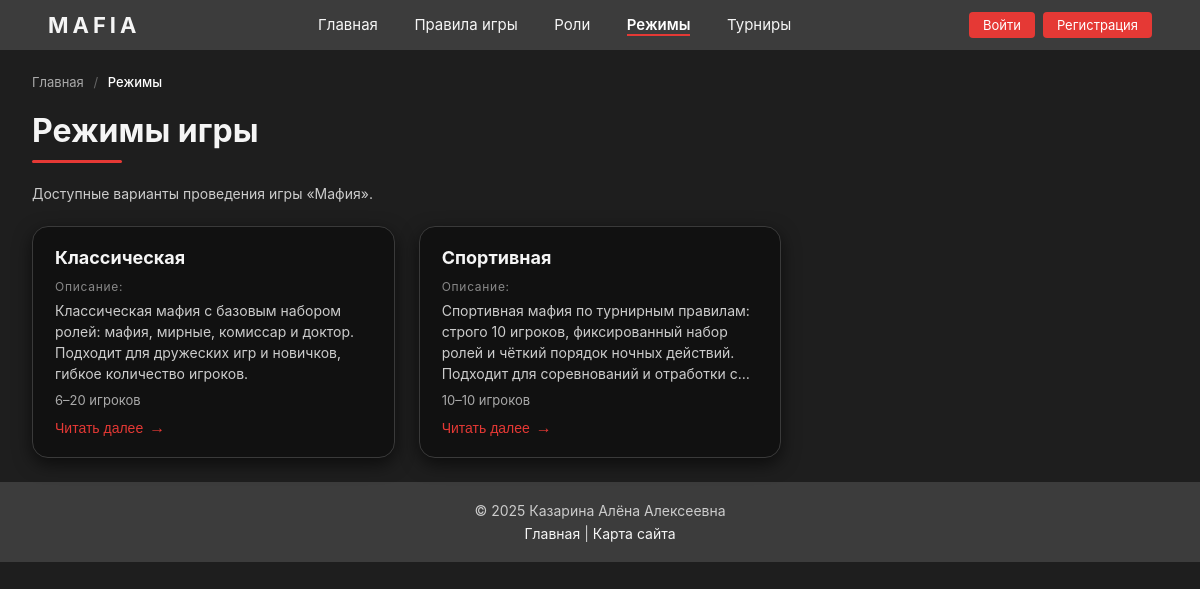
The app's page /modes/ with its own data.
### game/models.py (models this page shows, shortened)
class Mode(models.Model):
    name = models.CharField("Название режима", max_length=100)
    description = models.TextField("Описание", blank=True)
    min_players = models.PositiveIntegerField("Минимум игроков")
    max_players = models.PositiveIntegerField("Максимум игроков")
    class Meta:
        verbose_name = "Режим игры"
        verbose_name_plural = "Режимы игры"
        ordering = ["id"]

### game/views.py (the view)
# urls.py: path('modes/', views.modes, name='modes'),
def modes(request):
    modes_qs = Mode.objects.all().order_by("min_players")
    return render(request, "game/modes.html", {"modes": modes_qs})

### game/templates/game/modes.html (shortened to what this page needs)
{% extends 'game/base.html' %}
{% block breadcrumbs %}
<nav class="breadcrumbs">
    <a href="{% url 'game:index' %}" class="crumb">Главная</a>
    <span class="crumb-sep">/</span>
    <span class="crumb crumb-active">Режимы</span>
</nav>
{% endblock %}
{% block content %}
  <h1 class="page-title">Режимы игры</h1>
  <p class="page-subtitle">
      Доступные варианты проведения игры «Мафия».
  </p>
  <div class="mode-grid">
    {% for mode in modes %}
      <article class="mode-card" data-mode-card>
        <h2 class="mode-card-title">{{ mode.name }}</h2>
        <p class="mode-card-excerpt">
          <span class="mode-card-label">Описание:</span>
          {{ mode.description|truncatechars:160 }}
        </p>
        <p class="mode-card-players">
          {{ mode.min_players }}–{{ mode.max_players }} игроков
        </p>
        <button type="button" class="card-more-btn">
          Читать далее
          <span class="card-more-arrow">→</span>
        </button>
      </article>
    {% empty %}
      <p>Режимы пока не добавлены.</p>
    {% endfor %}
  </div>
{% endblock %}

### game/static/game/style.css (style rules this page uses)
body { margin: 0; font-family: -apple-system, BlinkMacSystemFont, "Segoe UI", sans-serif; background: #1e1e1e; color: #f5f5f5; }
a { color: #f5f5f5; text-decoration: none; }
.breadcrumbs { font-size: 13px; color: #aaaaaa; margin-bottom: 16px; }
.breadcrumbs .crumb { color: #aaaaaa; }
.breadcrumbs .crumb-active { color: #ffffff; font-weight: 500; }
.breadcrumbs .crumb-sep { margin: 0 6px; color: #666666; }
.page-title::after { content: ""; display: block; width: 90px; height: 3px; margin-top: 10px; background: #e53935; border-radius: 2px; }
.page-subtitle { margin: 0 0 20px; font-size: 14px; color: #cccccc; }
.card-more-btn { margin-top: auto; padding-top: 12px; padding-left: 0; border: none; background: transparent; color: #e53935; font-size: 14px; display: inline-flex; align-items: center; gap: 6px; cursor: pointer; }
.card-more-arrow { font-size: 16px; line-height: 1; transition: transform 0.15s ease; }
.mode-grid { display: grid; grid-template-columns: repeat(3, minmax(0, 1fr)); gap: 24px; margin-top: 24px; }
.mode-card { background: #111111; padding: 20px 22px; border-radius: 16px; border: 1px solid #3a3a3a; box-shadow: 0 6px 18px rgba(0, 0, 0, 0.6); cursor: pointer; transition: border-color 0.15s ease, box-shadow 0.15s ease, transform 0.1s ease, background-color 0.15s ease; display: flex; flex-direction: column; align-items: flex-start; }
.mode-card-title { margin: 0 0 10px; font-size: 18px; }
.mode-card-label { display: block; font-size: 12px; color: #888888; letter-spacing: 0.06em; margin-bottom: 4px; }
.mode-card-excerpt { margin: 0; font-size: 14px; color: #cccccc; line-height: 1.5; }
.mode-card-players { margin: 8px 0 0; font-size: 13px; color: #aaaaaa; }

### records on screen
Mode: name "Классическая", description "Классическая мафия с базовым набором ролей: мафия, мирные, комиссар и доктор. Подходит для дружеских игр и новичков, гибкое количество игроков.", min_players "6", max_players "20"
Mode: name "Спортивная", description "Спортивная мафия по турнирным правилам: строго 10 игроков, фиксированный набор ролей и чёткий порядок ночных действий. Подходит для соревнований и отработки с…", min_players "10", max_players "10"
